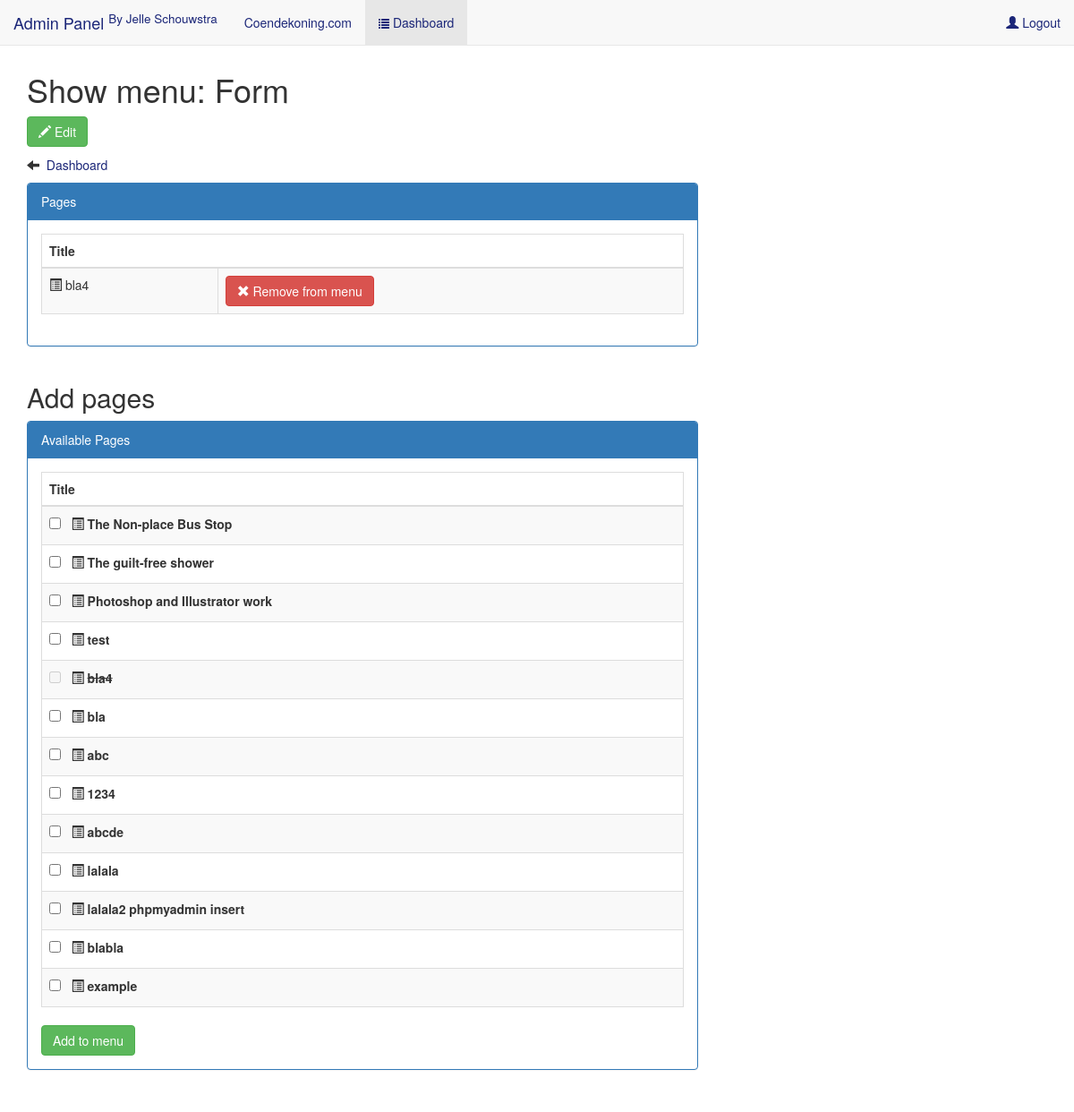
The page /admin/index.php?view=show_menu&id=3 (signed in) on the database its author committed.
### tables this page shows
CREATE TABLE IF NOT EXISTS `menus` (
  `id` int(255) NOT NULL,
  `name` varchar(255) NOT NULL,
  `active` tinyint(1) NOT NULL DEFAULT '1'
);

CREATE TABLE IF NOT EXISTS `pages` (
  `id` int(255) NOT NULL,
  `name` varchar(255) NOT NULL,
  `content` mediumtext NOT NULL,
  `active` int(11) NOT NULL DEFAULT '1' COMMENT 'visible true/false',
  `thumbnail` varchar(255) NOT NULL
);

### admin/model/Menu.php (called while the page is built, shortened)
<?php
class Menu{
	public function getCurrentMenu($db,$menuID) {
		$sql = "select * from menus WHERE menus.id = '$menuID'
		";
        $result = $db->query($sql);
        return $result;
	}
	public function getPages($db,$menuID) {
        $sql="
            SELECT pages.*
            FROM
            pages, jtbl_menus_pages, menus
            WHERE
            pages.id = jtbl_menus_pages.page_id
            AND
            menus.id = jtbl_menus_pages.menu_id
            AND
            menus.id = '$menuID'
        ";
        $result = $db->query($sql);
        return $result;
	}
}
?>

### admin/model/Page.php (called while the page is built, shortened)
<?php
class Page {
    public function getAll( $db,$mustBeActive ) {
        if($mustBeActive) {
            $sql=" SELECT * from pages WHERE active='1' AND homepage = '0'
            ";
            $result = $db->query( $sql );
            return $result;
        }
        else {
            $sql=" SELECT * from pages
            ";
            $result = $db->query( $sql );
            return $result;
        }
    }
}
?>

### admin/view/show_menu.php (the view, shortened to what this page needs)
<?php
$page = new Page($db);
$menu = new Menu($db);
$menuID = $_REQUEST['id'];
$getMenu = $menu->getCurrentMenu($db,$menuID);
while($row = $getMenu->fetch_assoc()){
	echo "<h1>Show menu: " .$row['name']. "</h1>";
	echo "<p><a href=\"index.php?view=edit_menu&id=".$row['id']."\"><span class=\"btn btn-success\"><span class=\"glyphicon glyphicon-pencil\"></span><span>&nbsp;Edit</span></span></a></p>";
}
?>
<p>
	<span class="glyphicon glyphicon-arrow-left"><a href="index.php?view=dashboard"></span>&nbsp; Dashboard</a>
</p>
<div class="row">
<div class="col-lg-8">
	<div class="panel panel-primary">
		<div class="panel-heading">Pages</div>
		<div class="panel-body">
			<table class="table table-striped table-bordered table-hover">
			    <thead>
			    <tr>
			        <th colspan="2">Title</th>
			    </tr>
			    </thead>
			    <tbody>
				<?php
				$menuPages = $menu->getPages($db,$menuID);
				while($row = $menuPages->fetch_assoc()){
					echo "
					<tr>
						<td>
							<span class=\"glyphicon glyphicon-list-alt\"></span>&nbsp;".$row['name']." &nbsp;</span>
						</td>
						<td>
							<a href=\"index.php?deletePageRelation=1&deletePageId=".$row['id']."&deleteMenuId=".$menuID."\" onclick=\"return confirm('Are you sure you want to remove the page  ".$row['name']." from this menu ?');\"><span class=\"btn btn-danger\"><span class=\"glyphicon glyphicon-remove\"></span> Remove from menu</span></a>
						</td>
					</tr>";
				}
				?>
			    </tbody>
			</table>
		</div>
	</div>
</div>
</div>
<h2>Add pages</h2>
<div class="row">
	<div class="col-lg-8">
		<div class="panel panel-primary">
			<div class="panel-heading">Available Pages</div>
			<div class="panel-body">
				<form action="" method="post">
					<table class="table table-striped table-bordered table-hover">
					    <thead>
					    <tr>
					        <th>Title</th>
					    </tr>
					    </thead>
					    <tbody>
					    	<?php
				    		$pages = $page->getAll( $db,false );
				    		while($row = $pages->fetch_assoc() ) {
					    		$pageID = $row['id'];
						    	$checkForDuplicateSql = "SELECT  * FROM jtbl_menus_pages WHERE
						    		menu_id='$menuID'
						    		AND
						    		page_id='$pageID'
					    		";
						    	$checkForDuplicateQuery = mysqli_query($db,$checkForDuplicateSql);
								if(mysqli_num_rows($checkForDuplicateQuery) > 0){
									$exists = true;
								}
								else{
									$exists = false;
								}
				    			echo "
								<tr>
									<td>
										<input " .($exists? "disabled title=\"You already have this page on the current menu\" ": ""). " type=\"checkbox\" name=\"page[]\" value=\"".$row['id']."\">&nbsp;&nbsp;
										<span class=\"glyphicon glyphicon-list-alt\"></span>&nbsp;<label " .($exists? "style=\"text-decoration:line-through;\" ": ""). ">".$row['name']."</label>
									</td>
						    	</tr>
				    			";
				    		}
					    	?>
					    </tbody>
					</table>
					<button class="btn btn-success" name="addPageSubmit">Add to menu</button>
				</form>
			</div>
		</div>
	</div>
</div>

### admin/asset/css/login.css (style rules this page uses)
body { padding-top: 40px; padding-bottom: 40px; background-color: #eee; }

### admin/asset/css/custom.css (style rules this page uses)
body { background-color:white ; }
a:link,a:visited,a:hover { color: #1b2678 !important; }

### rows shown on the page
menus: name "Form"
pages: name "bla4"
pages: name "The Non-place Bus Stop"
pages: name "The guilt-free shower"
pages: name "Photoshop and Illustrator work"
pages: name "test"
pages: name "bla"
pages: name "abc"
pages: name "1234"
pages: name "abcde"
pages: name "lalala"
pages: name "lalala2 phpmyadmin insert"
pages: name "blabla"
pages: name "example"
